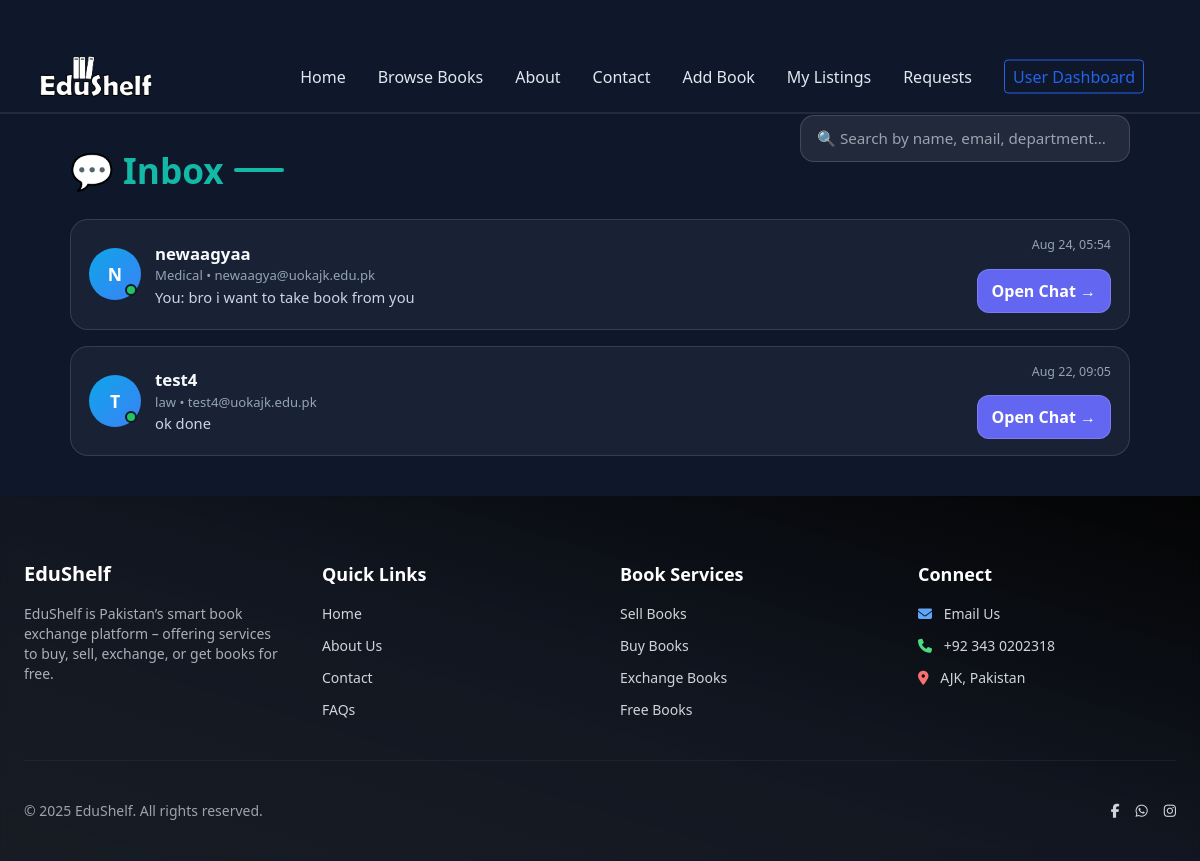
/chat/inbox/ (signed in), run on the app's committed database.
### accounts/models.py (models this page shows, shortened)
class CustomUser(AbstractBaseUser, PermissionsMixin):
    full_name = models.CharField(max_length=150)
    father_name = models.CharField(max_length=150)
    department = models.CharField(max_length=100)
    university_email = models.EmailField(unique=True)
    university_roll_no = models.CharField(max_length=50, unique=True)
    whatsapp_number = models.CharField(
        max_length=20,
        blank=True,
        null=True,
        help_text="Enter your WhatsApp number with country code (e.g., +923001234567)"
    )
    is_active = models.BooleanField(default=True)
    is_staff = models.BooleanField(default=False)
    objects = CustomUserManager()
    USERNAME_FIELD = 'university_email'
    REQUIRED_FIELDS = ['full_name', 'father_name', 'department', 'university_roll_no']

### chat/models.py (models this page shows, shortened)
class ChatMessage(models.Model):
    sender = models.ForeignKey(settings.AUTH_USER_MODEL, related_name="sent_messages", on_delete=models.CASCADE)
    receiver = models.ForeignKey(settings.AUTH_USER_MODEL, related_name="received_messages", on_delete=models.CASCADE)
    message = models.TextField()
    timestamp = models.DateTimeField(auto_now_add=True)
    is_read = models.BooleanField(default=False)  # 👈 new field

### chat/views.py (the view)
# urls.py: path('inbox/', views.inbox, name='inbox'),
@login_required
def inbox(request):
    qs = ChatMessage.objects.filter(
        Q(sender=request.user) | Q(receiver=request.user)
    ).select_related('sender', 'receiver').order_by('-timestamp')
    ChatMessage.objects.filter(receiver=request.user, is_read=False).update(is_read=True)
    threads = OrderedDict()
    for msg in qs:
        partner = msg.receiver if msg.sender == request.user else msg.sender
        if partner.id not in threads:
            threads[partner.id] = {
                "partner": partner,
                "last_message": msg.message,
                "last_time": msg.timestamp,
                "last_sender": msg.sender,
            }
    conversations = list(threads.values())
    return render(request, "main/inbox.html", {"conversations": conversations})

### accounts/context_processors.py (called while the page is built)
def global_counts(request):
    if request.user.is_authenticated:
        unread_notifications = Notification.objects.filter(user=request.user, is_read=False).count()
        unread_messages = ChatMessage.objects.filter(receiver=request.user, is_read=False).count()
        return {
            'global_unread_count': unread_notifications,
            'global_unread_messages': unread_messages
        }
    return {
        'global_unread_count': 0,
        'global_unread_messages': 0
    }

### templates/main/inbox.html (shortened to what this page needs)
{% extends "base/base.html" %}
{% load static %}
{% block content %}
<div class="inbox-wrap ">
  <div class="inbox-head ">
    <h1 class="inbox-title mt-16">💬 Inbox</h1>
    <input id="search" class="search" placeholder="🔍 Search by name, email, department..." />
  </div>
  <div id="list" class="list">
    {% if conversations %}
      {% for c in conversations %}
        {% with p=c.partner %}
        <div class="row" data-keywords="{{ p.full_name }} {{ p.university_email }} {{ p.department }}">
          <div class="avatar">
            {{ p.full_name|default:p.university_email|slice:":1"|upper }}
            <span class="status-dot"></span>
          </div>
          <div class="info">
            <div class="name">
              {{ p.full_name|default:p.university_email }}
            </div>
            <div class="meta">
              {{ p.department|default:"" }} {% if p.department %}•{% endif %} {{ p.university_email }}
            </div>
            <div class="preview">
              {% if c.last_sender == request.user %}You: {% endif %}{{ c.last_message }}
            </div>
          </div>
          <div style="text-align:right; display:flex; flex-direction:column; gap:6px;">
            <div class="time">{{ c.last_time|date:"M d, H:i" }}</div>
            <a href="{% url 'chat_with_user' p.id %}" class="open-btn">Open Chat →</a>
          </div>
        </div>
        {% endwith %}
      {% endfor %}
    {% else %}
      <div class="empty">
        <img src="{% static 'images/empty-chat.svg' %}" alt="No chats">
        <p>No conversations yet. Start connecting 📭</p>
      </div>
    {% endif %}
  </div>
</div>
{% endblock %}

### templates/main/inbox.html (style rules this page uses)
.inbox-wrap { max-width:1100px; margin:80px auto 40px; padding:0 20px; }
.inbox-head { display:flex; align-items:center; justify-content:space-between; margin-bottom:22px; }
.inbox-title { font-size:2.2rem; font-weight:800; color:#14b8a6; display:flex; align-items:center; gap:10px; }
.inbox-title::after { content:""; display:block; height:4px; width:50px; background:#14b8a6; border-radius:4px; }
.search { background:rgba(255,255,255,0.08); border:1px solid rgba(255,255,255,0.15); color:#fff; padding:11px 16px; border-radius:14px; width:330px; outline:none; transition:.25s ease; font-size:.95rem; }
.list { display:grid; gap:16px; }
.row { display:flex; align-items:center; gap:14px; background:rgba(30,41,59,0.7); backdrop-filter:blur(14px); border:1px solid rgba(255,255,255,0.12); border-radius:18px; padding:16px 18px; transition:.25s ease; cursor:pointer; }
.avatar { height:52px; width:52px; border-radius:50%; flex-shrink:0; background:linear-gradient(135deg,#0ea5e9,#3b82f6); display:flex; align-items:center; justify-content:center; font-weight:800; color:white; font-size:1.1rem; position:relative; }
.status-dot { position:absolute; bottom:4px; right:4px; height:12px; width:12px; border-radius:50%; border:2px solid #0f172a; background:#22c55e; }
.info { flex:1; min-width:0; }
.name { font-weight:800; font-size:1.05rem; color:#f8fafc; display:flex; align-items:center; gap:6px; }
.meta { font-size:.82rem; color:#94a3b8; }
.preview { font-size:.92rem; color:#cbd5e1; white-space:nowrap; overflow:hidden; text-overflow:ellipsis; }
.time { font-size:.78rem; color:#94a3b8; text-align:right; }
.open-btn { margin-top:8px; padding:9px 14px; border-radius:12px; font-weight:700; color:white; background:#6366f1; border:1px solid rgba(255,255,255,0.15); transition:.25s ease; text-align:center; }

### data on the page
CustomUser: partner.full_name "N", partner.full_name "newaagyaa", partner.department "Medical", partner.university_email "newaagya@uokajk.edu.pk", shows "You:", last_message "bro i want to take book from you", last_time "Aug 24, 05:54"
CustomUser: partner.full_name "T", partner.full_name "test4", partner.department "law", partner.university_email "test4@uokajk.edu.pk", last_message "ok done", last_time "Aug 22, 09:05"
